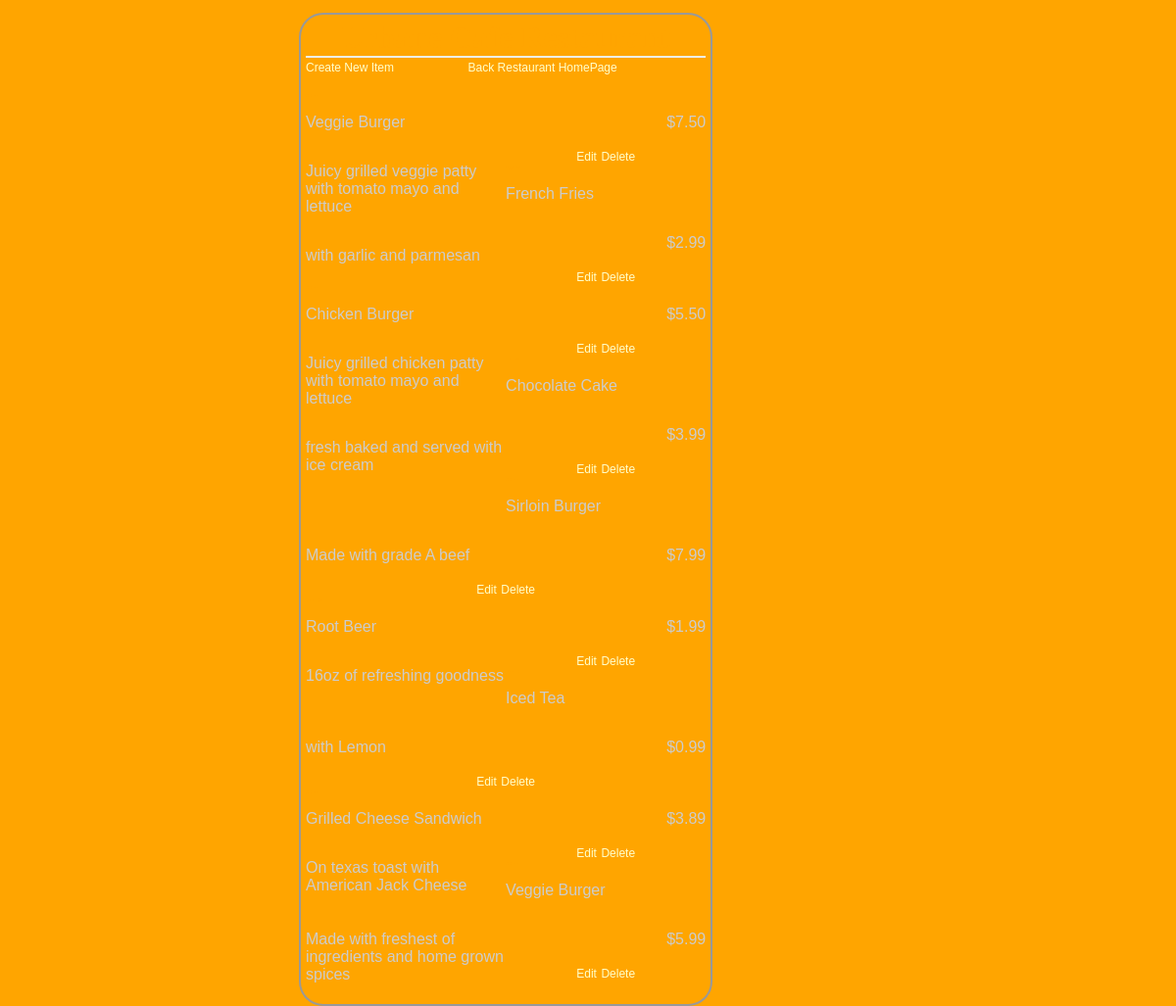
Page /restaurants/1/menu/ on the committed database.
### database_setup.py (models this page shows, shortened)
class MenuItem(Base):
    __tablename__ = 'menu_item'
    name = Column(String(80), nullable=False)
    id = Column(Integer, primary_key=True)
    description = Column(String(250))
    price = Column(String(8))
    course = Column(String(250))
    restaurant_id = Column(Integer, ForeignKey('restaurant.id'))
    restaurant = relationship(Restaurant)

### finalProject.py (the view)
@app.route('/restaurants/<int:restaurant_id>/')
@app.route('/restaurants/<int:restaurant_id>/menu/')
def showMenu(restaurant_id):
    restaurant = session.query(Restaurant).filter_by(id=restaurant_id).one()
    menu_list= session.query(MenuItem).filter_by(restaurant_id=restaurant_id).all()
    noRestaurantMessage = ""
    if len(menu_list) == 0:
        nullMessage = "There is no menu item yet."
    return render_template('menu.html', restaurant=restaurant, items=menu_list, Message=noRestaurantMessage)

### templates/menu.html (shortened to what this page needs)
<html>
<head>
	<link rel=stylesheet type=text/css href="{{ url_for('static', filename='styles.css') }}">
</head>
<body>
  <div class = 'pane'>
    <div class = 'header'> <h1>{{ restaurant.name }}</h1></div>
		{% if items == '' %}
			  <h3>{{ Message}}</h3>
				<a href = "{{url_for('newMenuItem', restaurant_id = restaurant.id )}}">Create New Item</a>
							&nbsp;&nbsp;&nbsp;&nbsp;&nbsp;&nbsp;&nbsp;&nbsp;&nbsp;&nbsp;&nbsp;&nbsp;&nbsp;&nbsp;&nbsp;
				<a href = "{{url_for('showRestaurants')}}">Back Restaurant HomePage</a>
		 </div>
		{% else %}
			<a href = "{{url_for('newMenuItem', restaurant_id = restaurant.id )}}">Create New Item</a>
			<a href = "{{url_for('showRestaurants')}}">Back Restaurant HomePage</a>
      {% for i in items %}
			 		{% if i.course == 'Appetizer' %}
					<h2>Appetizers</h2>
          	<div class = 'nameAndPrice'>
          		<span class = 'name'><p>{{i.name}}</p></span>
          		<span class = 'price'><p>{{i.price}} </p></span>
          	</div>
          	<div class = 'description'><p>{{i.description}}</p></div>
	          <div class = "editdeletepane">
							<a href='{{url_for('editMenuItem', restaurant_id = restaurant.id, menu_id=i.id ) }}' >Edit</a>
							<a href='{{url_for('deleteMenuItem', restaurant_id = restaurant.id, menu_id=i.id ) }}' >Delete</a>
            </div>
						{% endif %}
						{% if i.course == 'Entree' %}
						<h2>Entrees</h2>
	          	<div class = 'nameAndPrice'>
	          		<span class = 'name'><p>{{i.name}}</p></span>
	          		<span class = 'price'><p>{{i.price}} </p></span>
	          	</div>
	          	<div class = 'description'><p>{{i.description}}</p></div>
		          <div class = "editdeletepane">
								<a href='{{url_for('editMenuItem', restaurant_id = restaurant.id, menu_id=i.id ) }}' >Edit</a>
								<a href='{{url_for('deleteMenuItem', restaurant_id = restaurant.id, menu_id=i.id ) }}' >Delete</a>
	            </div>
							{% endif %}
							{% if i.course == 'Dessert' %}
							<h2>Desserts</h2>
		          	<div class = 'nameAndPrice'>
		          		<span class = 'name'><p>{{i.name}}</p></span>
		          		<span class = 'price'><p>{{i.price}} </p></span>
		          	</div>
		          	<div class = 'description'><p>{{i.description}}</p></div>
			          <div class = "editdeletepane">
									<a href='{{url_for('editMenuItem', restaurant_id = restaurant.id, menu_id=i.id ) }}' >Edit</a>
									<a href='{{url_for('deleteMenuItem', restaurant_id = restaurant.id, menu_id=i.id ) }}' >Delete</a>
		            </div>
								{% endif %}
								{% if i.course == 'Beverage' %}
								<h2>Beverages</h2>
			          	<div class = 'nameAndPrice'>
			          		<span class = 'name'><p>{{i.name}}</p></span>
			          		<span class = 'price'><p>{{i.price}} </p></span>
			          	</div>
			          	<div class = 'description'><p>{{i.description}}</p></div>
				          <div class = "editdeletepane">
										<a href='{{url_for('editMenuItem', restaurant_id = restaurant.id, menu_id=i.id ) }}' >Edit</a>
										<a href='{{url_for('deleteMenuItem', restaurant_id = restaurant.id, menu_id=i.id ) }}' >Delete</a>
			            </div>
									{% endif %}
      {% endfor %}
   {% endif %}
</body>
</html>

### static/styles.css (style rules this page uses)
body { font-family: sans-serif; background-color: #FFA500 }
h1, h3, h4 { color: #FFA500; }
h2 { color: #FFA500; }
h1, h2 { font-family: 'georgia', serif; margin: 0; }
h1 { border-bottom: 2px solid #eee; }
h2 { font-size: 4px; }
p, dd, dt { color: #cccccc; }
a { text-decoration: none; color: #ffffcc; font-size: .75em; }
.pane { position: absolute; left: 25%; border: 2px solid; border-radius: 25px; padding: 5px; margin: 5px; border-color: #999999; background-color: #FFA500; }
.header { left: 50%; text-align: center; }
.name { width: 50%; display: inline-block; float: left; }
.description { width: 50%; display: inline-block; float: left; }
.price { text-align: right; width: 50%; float: right; }
.editdeletepane { left: 100%; text-align: center; }

### rows in the picture
MenuItem: name "Veggie Burger", price "$7.50", description "Juicy grilled veggie patty with tomato mayo and lettuce"
MenuItem: name "French Fries", price "$2.99", description "with garlic and parmesan"
MenuItem: name "Chicken Burger", price "$5.50", description "Juicy grilled chicken patty with tomato mayo and lettuce"
MenuItem: name "Chocolate Cake", price "$3.99", description "fresh baked and served with ice cream"
MenuItem: name "Sirloin Burger", price "$7.99", description "Made with grade A beef"
MenuItem: name "Root Beer", price "$1.99", description "16oz of refreshing goodness"
MenuItem: name "Iced Tea", price "$0.99", description "with Lemon"
MenuItem: name "Grilled Cheese Sandwich", price "$3.89", description "On texas toast with American Jack Cheese"
MenuItem: name "Veggie Burger", price "$5.99", description "Made with freshest of ingredients and home grown spices"
